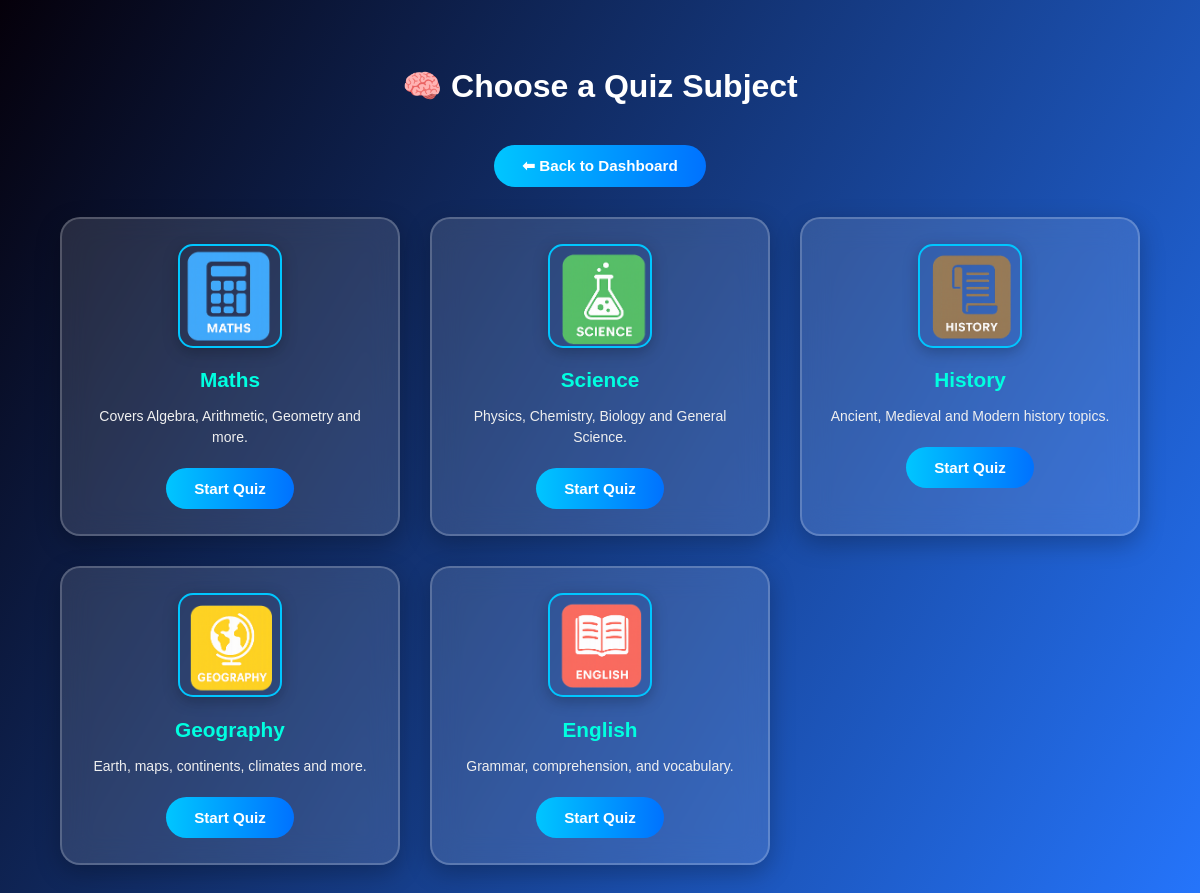
The app's page /subjects.php (signed in) with its own data.
### tables this page shows
CREATE TABLE `subjects` (
  `id` int(11) NOT NULL,
  `name` varchar(100) NOT NULL,
  `description` text DEFAULT NULL,
  `image` varchar(255) DEFAULT NULL
);

### subjects.php (the view, shortened to what this page needs)
<?php
$conn = mysqli_connect("localhost", "root", "", "login");
$subjects = mysqli_query($conn, "SELECT * FROM subjects");
$subjectImages = [
    'Maths'     => 'math.png',
    'Science'   => 'science.png',
    'History'   => 'history.png',
    'Geography' => 'geography.png',
    'English'   => 'english.png'
];
?>
<!DOCTYPE html>
<html lang="en">
<head>
</head>
<body>
  <h2>🧠 Choose a Quiz Subject</h2>
  <div style="text-align:center; margin-bottom:30px;">
    <a href="user_dashboard.php" class="start-btn">⬅ Back to Dashboard</a>
  </div>
  <div class="subjects-container">
    <?php while($subject = mysqli_fetch_assoc($subjects)):
        $imageFile = $subjectImages[$subject['name']] ?? 'default.png';
    ?>
      <div class="subject-card">
        <img src="images/subjects/<?php echo htmlspecialchars($imageFile); ?>"
             alt="<?php echo htmlspecialchars($subject['name']); ?>">
        <h3><?php echo htmlspecialchars($subject['name']); ?></h3>
        <p><?php echo htmlspecialchars($subject['description']); ?></p>
        <a href="take_quiz.php?subject=<?php echo strtolower($subject['name']); ?>" class="start-btn">Start Quiz</a>
      </div>
    <?php endwhile; ?>
  </div>
</body>
</html>

### subjects.php (style rules this page uses)
body { margin: 0; padding: 40px; font-family: 'Poppins', sans-serif; background: linear-gradient(120deg, #05000AFF, #2575fc); color: #fff; min-height: 100vh; }
h2 { text-align: center; color: #fff; font-size: 2em; margin-bottom: 40px; }
.subjects-container { display: grid; grid-template-columns: repeat(auto-fit, minmax(280px, 1fr)); gap: 30px; padding: 0 20px; }
.subject-card { background: rgba(255, 255, 255, 0.12); backdrop-filter: blur(15px); border-radius: 20px; padding: 25px 20px; text-align: center; box-shadow: 0 8px 25px rgba(0,0,0,0.25); transition: transform 0.3s ease, box-shadow 0.3s ease, border-color 0.3s ease; border: 2px solid rgba(255, 255, 255, 0.2); }
.subject-card img { width: 100px; height: 100px; object-fit: cover; border-radius: 15px; margin-bottom: 15px; border: 2px solid #00c6ff; box-shadow: 0 4px 15px rgba(0,0,0,0.25); display: block; margin-left: auto; margin-right: auto; }
.subject-card h3 { margin-bottom: 10px; color: #00ffe0; font-size: 1.3em; }
.subject-card p { color: #f0f0f0; font-size: 14px; margin-bottom: 20px; line-height: 1.5; }
.start-btn { display: inline-block; background: linear-gradient(90deg, #00c6ff, #0072ff); color: #fff; padding: 12px 28px; border-radius: 30px; text-decoration: none; font-weight: bold; font-size: 0.95em; transition: all 0.3s ease; border: none; }

### records on screen
subjects: shows a picture, name "Maths", description "Covers Algebra, Arithmetic, Geometry and more."
subjects: shows a picture, name "Science", description "Physics, Chemistry, Biology and General Science."
subjects: shows a picture, name "History", description "Ancient, Medieval and Modern history topics."
subjects: shows a picture, name "Geography", description "Earth, maps, continents, climates and more."
subjects: shows a picture, name "English", description "Grammar, comprehension, and vocabulary."
